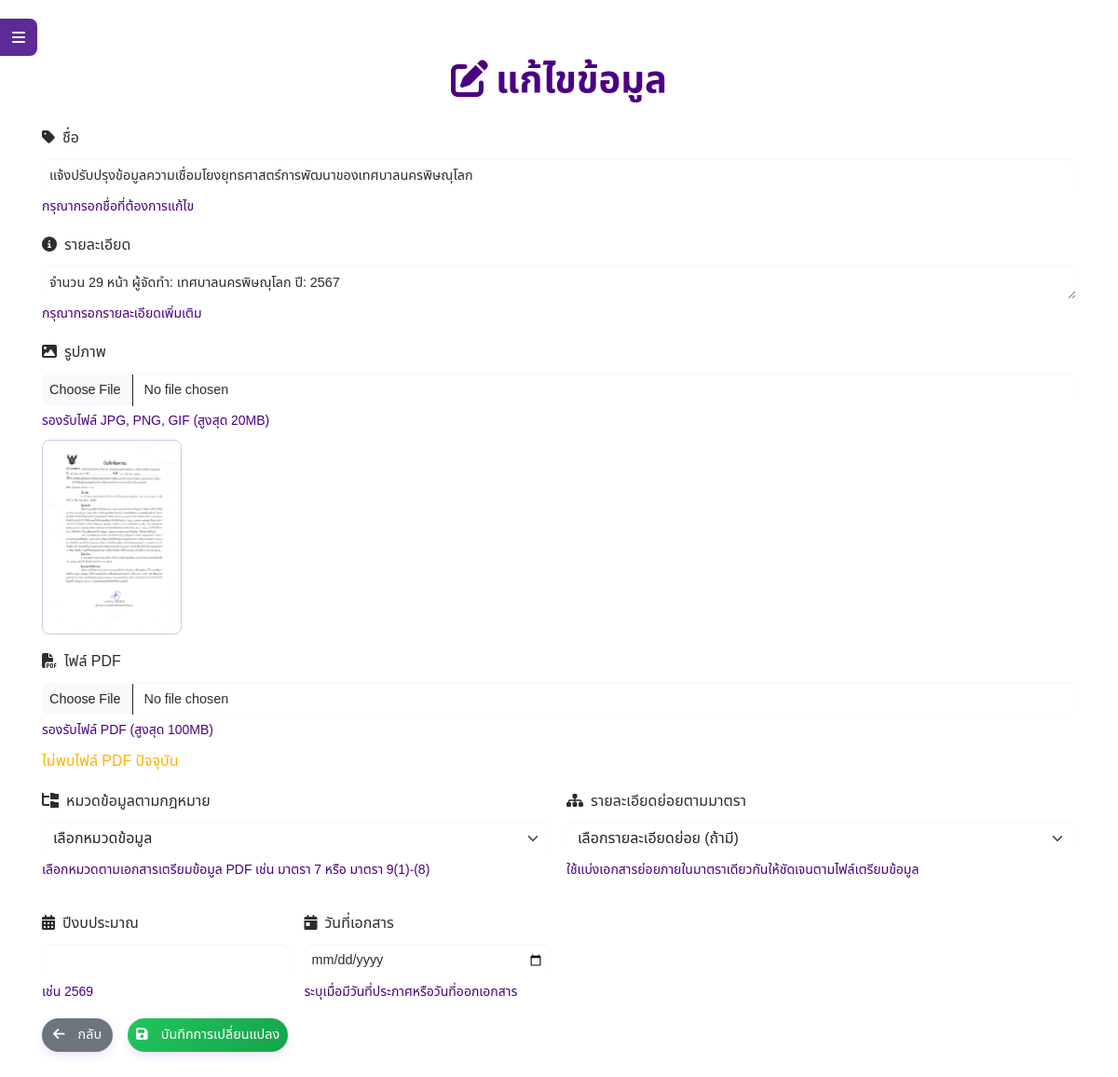
/edit.php?id=77 (signed in), run on the app's committed database.
### tables this page shows
CREATE TABLE `items` (
  `id` int(11) NOT NULL,
  `name` varchar(255) NOT NULL,
  `details` text DEFAULT NULL,
  `category_id` int(11) DEFAULT NULL,
  `subcategory_id` int(11) DEFAULT NULL,
  `fiscal_year` smallint(5) unsigned DEFAULT NULL,
  `document_date` date DEFAULT NULL,
  `image` varchar(255) DEFAULT NULL,
  `pdf_file` varchar(255) DEFAULT NULL,
  `created_at` timestamp NOT NULL DEFAULT current_timestamp(),
  `hidden` tinyint(1) DEFAULT 0,
  `items_backup` int(11) NOT NULL
);

### edit.php (the view, shortened to what this page needs)
<?php
include_once 'auth.php';
$id = $_GET['id'];
$stmt = $conn->prepare("SELECT * FROM items WHERE id = ?");
$stmt->bind_param('i', $id);
$stmt->execute();
$result = $stmt->get_result();
$item = $result->fetch_assoc();
$uploadDir = __DIR__ . '/uploads/';
$imageExists = !empty($item['image']) && file_exists($uploadDir . $item['image']);
$pdfExists = !empty($item['pdf_file']) && file_exists($uploadDir . $item['pdf_file']);
?>
<!DOCTYPE html>
<html lang="th">
<head>
    <link href="https://cdn.jsdelivr.net/npm/bootstrap@5.3.2/dist/css/bootstrap.min.css" rel="stylesheet">
    <link href="https://cdn.jsdelivr.net/npm/bootstrap-icons/font/bootstrap-icons.css" rel="stylesheet">
    <link href="https://cdnjs.cloudflare.com/ajax/libs/font-awesome/6.4.2/css/all.min.css" rel="stylesheet">
</head>
<body>
    <div class="sidebar-toggle" aria-label="เปิด/ปิดเมนู">
        <i class="fas fa-bars"></i>
    </div>
    <div class="container mt-5">
        <h1 class="mb-4"><i class="fas fa-edit me-2"></i>แก้ไขข้อมูล</h1>
        <form action="edit.php?id=<?= $id ?>" method="post" enctype="multipart/form-data">
            <div class="mb-3">
                <label for="name" class="form-label"><i class="fas fa-tag me-2"></i>ชื่อ</label>
                <input type="text" name="name" id="name" class="form-control" value="<?php echo htmlspecialchars($item['name']); ?>" required aria-describedby="nameHelp">
                <div id="nameHelp" class="form-text">กรุณากรอกชื่อที่ต้องการแก้ไข</div>
            </div>
            <div class="mb-3">
                <label for="details" class="form-label"><i class="fas fa-info-circle me-2"></i>รายละเอียด</label>
                <textarea name="details" id="details" class="form-control" rows="4" aria-describedby="detailsHelp"><?php echo htmlspecialchars($item['details']); ?></textarea>
                <div id="detailsHelp" class="form-text">กรุณากรอกรายละเอียดเพิ่มเติม</div>
            </div>
            <div class="mb-3">
                <label for="image" class="form-label"><i class="fas fa-image me-2"></i>รูปภาพ</label>
                <input type="file" name="image" id="image" class="form-control" accept="image/jpeg,image/png,image/gif" aria-describedby="imageHelp">
                <div id="imageHelp" class="form-text">รองรับไฟล์ JPG, PNG, GIF (สูงสุด 20MB)</div>
                <?php if ($imageExists): ?>
                    <img src="./uploads/<?php echo htmlspecialchars($item['image']); ?>" alt="ภาพปัจจุบัน" class="img-thumbnail mt-2" width="150">
                <?php else: ?>
                    <p class="mt-2 text-warning">ไม่พบรูปภาพปัจจุบัน</p>
                <?php endif; ?>
            </div>
            <div class="mb-3">
                <label for="pdf_file" class="form-label"><i class="fas fa-file-pdf me-2"></i>ไฟล์ PDF</label>
                <input type="file" name="pdf_file" id="pdf_file" class="form-control" accept="application/pdf" aria-describedby="pdfHelp">
                <div id="pdfHelp" class="form-text">รองรับไฟล์ PDF (สูงสุด 100MB)</div>
                <?php if ($pdfExists): ?>
                    <p class="mt-2">
                        <a href="./uploads/<?php echo htmlspecialchars($item['pdf_file']); ?>" target="_blank" class="current-file-link">ดูไฟล์ปัจจุบัน</a>
                    </p>
                <?php else: ?>
                    <p class="mt-2 text-warning">ไม่พบไฟล์ PDF ปัจจุบัน</p>
                <?php endif; ?>
            </div>
            <div class="row g-3">
                <div class="col-md-6">
                    <div class="mb-3">
                        <label for="category_id" class="form-label"><i class="fas fa-folder-tree me-2"></i>หมวดข้อมูลตามกฎหมาย</label>
                        <select name="category_id" id="category_id" class="form-select" required aria-describedby="categoryHelp">
                            <option value="">เลือกหมวดข้อมูล</option>
                        </select>
                        <div id="categoryHelp" class="form-text">เลือกหมวดตามเอกสารเตรียมข้อมูล PDF เช่น มาตรา 7 หรือ มาตรา 9(1)-(8)</div>
                    </div>
                </div>
                <div class="col-md-6">
                    <div class="mb-3">
                        <label for="subcategory_id" class="form-label"><i class="fas fa-sitemap me-2"></i>รายละเอียดย่อยตามมาตรา</label>
                        <select name="subcategory_id" id="subcategory_id" class="form-select" aria-describedby="subcategoryHelp">
                            <option value="">เลือกรายละเอียดย่อย (ถ้ามี)</option>
                        </select>
                        <div id="subcategoryHelp" class="form-text">ใช้แบ่งเอกสารย่อยภายในมาตราเดียวกันให้ชัดเจนตามไฟล์เตรียมข้อมูล</div>
                    </div>
                </div>
                <div class="col-md-3 col-lg-3">
                    <div class="mb-3">
                        <label for="fiscal_year" class="form-label"><i class="fas fa-calendar-alt me-2"></i>ปีงบประมาณ</label>
                        <input type="number" name="fiscal_year" id="fiscal_year" class="form-control" min="2500" max="2800" step="1" value="<?= htmlspecialchars((string) ($item['fiscal_year'] ?? '')) ?>" aria-describedby="fiscalYearHelp">
                        <div id="fiscalYearHelp" class="form-text">เช่น 2569</div>
                    </div>
                </div>
                <div class="col-md-3 col-lg-3">
                    <div class="mb-3">
                        <label for="document_date" class="form-label"><i class="fas fa-calendar-day me-2"></i>วันที่เอกสาร</label>
                        <input type="date" name="document_date" id="document_date" class="form-control" value="<?= htmlspecialchars((string) ($item['document_date'] ?? '')) ?>" aria-describedby="documentDateHelp">
                        <div id="documentDateHelp" class="form-text">ระบุเมื่อมีวันที่ประกาศหรือวันที่ออกเอกสาร</div>
                    </div>
                </div>
            </div>
            <div class="d-flex gap-3">
                <a href="e-Book.php" class="btn btn-secondary"><i class="fas fa-arrow-left me-2"></i>กลับ</a>
                <button type="submit" class="btn btn-success"><i class="fas fa-save me-2"></i>บันทึกการเปลี่ยนแปลง</button>
            </div>
        </form>
    </div>
</body>
</html>

### edit.php (style rules this page uses)
body { font-family: 'Noto Sans Thai', sans-serif; background: linear-gradient(-45deg, #e6e6fa, #f0e6ff, #f5e6ff, #e6e6fa); background-size: 400% 400%; animation: gradientBG 15s ease infinite; color: #2d2d2d; min-height: 100vh; margin: 0; padding: 0; box-sizing: border-box; font-size: 1rem; display: flex; flex-direction: column; }
.container { max-width: 95%; padding: 15px; margin: 15px auto; background: rgba(255, 255, 255, 0.9); border-radius: 15px; box-shadow: 0 4px 20px rgba(0, 0, 0, 0.1); }
h1 { color: #4b0082; font-weight: 700; font-size: 2.5rem; text-align: center; margin-bottom: 1.5rem; }
.form-control, .form-control-file { background: #fff; border: 1px solid #d1c4e9; color: #2d2d2d; border-radius: 8px; transition: all 0.3s; font-weight: 400; height: 36px; font-size: 0.9rem; padding: 8px; }
.form-control::placeholder { color: #6c757d; font-weight: 400; }
.form-label { color: #2d2d2d; font-weight: 500; }
.form-text { color: #4b0082; }
.btn { border-radius: 8px; padding: 6px 12px; transition: all 0.3s ease; border: none; font-weight: 500; display: inline-flex; align-items: center; justify-content: center; height: 36px; font-size: 0.9rem; gap: 6px; max-width: 172px; white-space: nowrap; text-overflow: ellipsis; overflow: hidden; }
.btn-success { background: #2e7d32; color: #ffffff; }
.btn-secondary { background: #6c757d; color: #ffffff; }
.sidebar-toggle { position: fixed; top: 20px; left: 0; width: 40px; height: 40px; background: #5e2a96; color: #fff; display: flex; align-items: center; justify-content: center; cursor: pointer; border-radius: 0 8px 8px 0; z-index: 1001; transition: left 0.3s ease-in-out; }
.img-thumbnail { background: #fff; border: 1px solid #d1c4e9; max-width: 150px; border-radius: 8px; transition: transform 0.3s; }
.text-warning { color: #ffb300 !important; }
body { background: var(--bg) !important; color: var(--text) !important; line-height: 1.7; }
.container, .container-fluid { background: var(--surface) !important; border: 1px solid var(--border) !important; box-shadow: var(--shadow) !important; border-radius: 16px !important; }
.btn { border-radius: 999px !important; box-shadow: 0 4px 10px rgba(139, 92, 246, 0.18) !important; }
.btn-success { background: linear-gradient(135deg, #22c55e, #16a34a) !important; color: #ffffff !important; }
.form-control, .form-select { border: 1px solid var(--border) !important; border-radius: 10px !important; box-shadow: inset 0 1px 2px rgba(139, 92, 246, 0.08) !important; }

### data on the page
items: name "แจ้งปรับปรุงข้อมูลความเชื่อมโยงยุทธศาสตร์การพัฒนาของเทศบาลนครพิษณุโลก", details "จำนวน 29 หน้า ผู้จัดทำ: เทศบาลนครพิษณุโลก ปี: 2567", image (picture)
